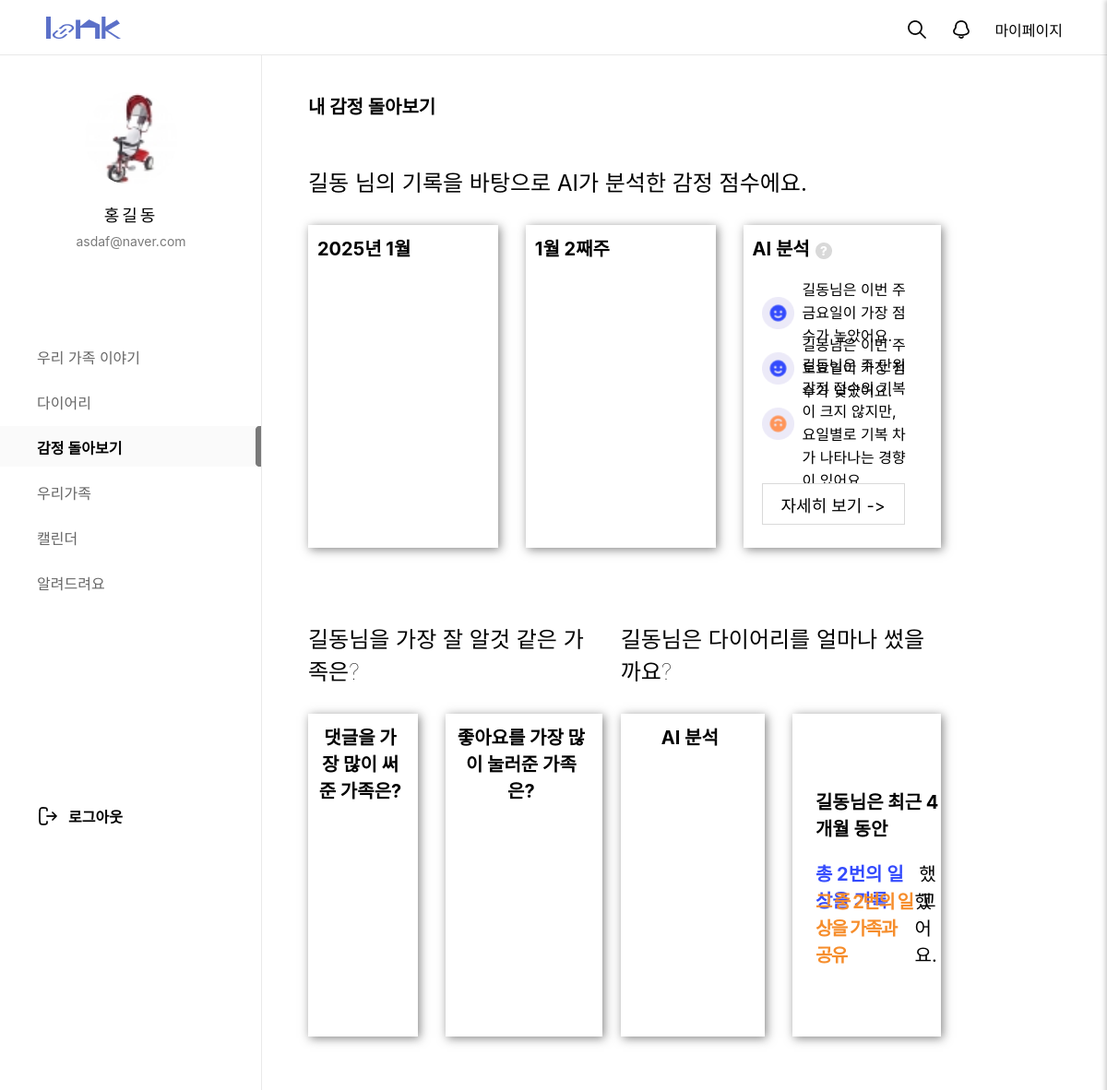
/emotion/main/ (signed in), run on an earlier commit of the app's database.
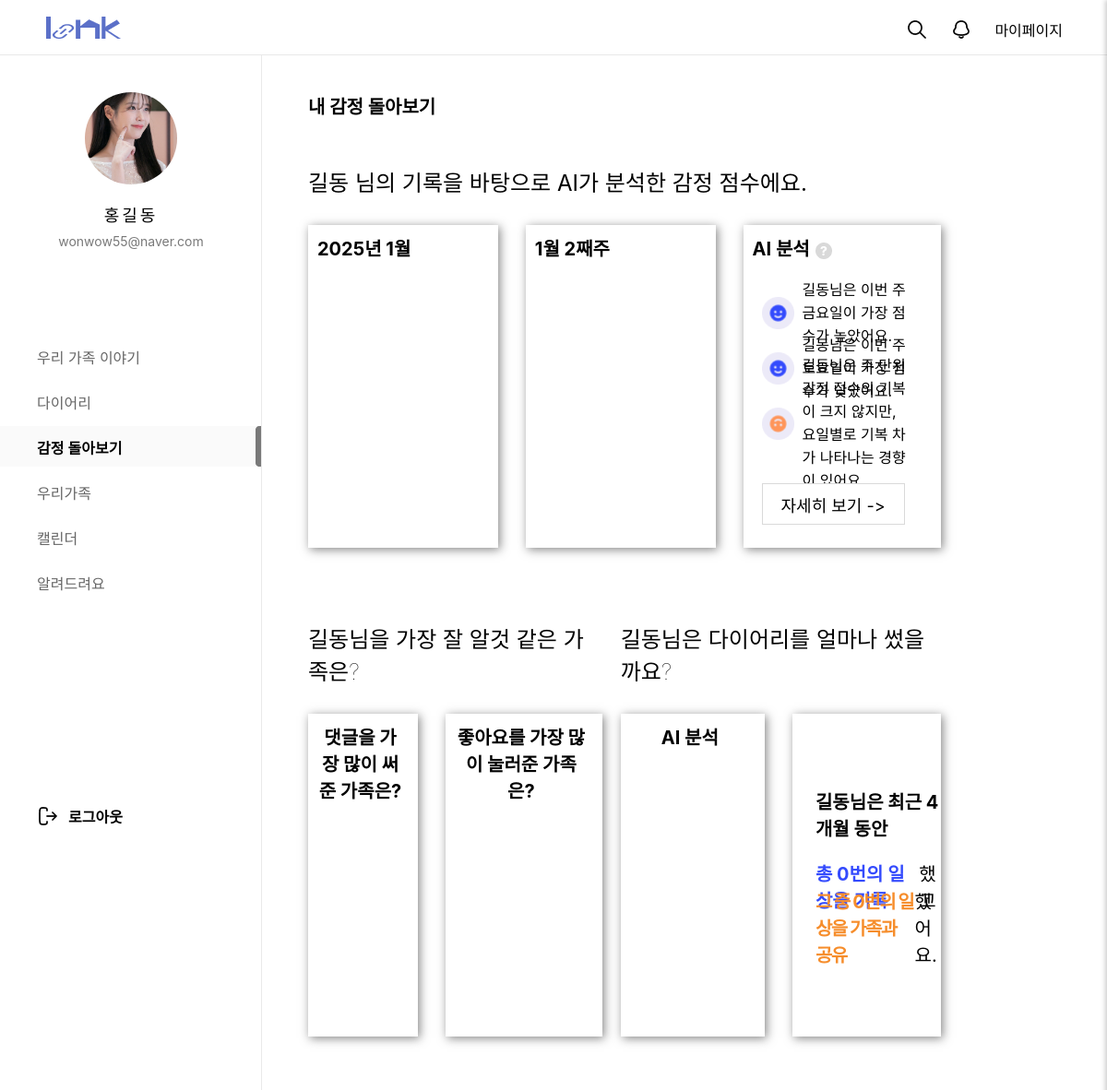
And on a later commit of the database.
### mypage/models.py (models this page shows, shortened)
class Img(models.Model):
  id = models.CharField(max_length=50, primary_key=True)  # 고유한 ID
  img = models.ImageField(upload_to='images/', null=True, blank=True, default='../static/images/calendar1/default_profile.png')  # 디폴트 이미지 설정

### loginpage/models.py (models this page shows, shortened)
class Member(models.Model):
  id = models.CharField(max_length=50,primary_key=True)
  pw = models.CharField(max_length=100)
  name = models.CharField(max_length=100)
  nicName = models.CharField(max_length=100,default='123')
  mail = models.EmailField(max_length=100)
  birthday = models.CharField(max_length=50)
  gender = models.CharField(max_length=10,choices=[('남자', '남자'), ('여자', '여자')])
  mdate = models.DateTimeField(auto_now=True)
  created_group = models.OneToOneField(
        'diary.GroupDiary',  # '앱이름.모델이름' 형식
        on_delete=models.SET_NULL,
        null=True,
        blank=True,
        related_name='creator'
    )
  joined_group = models.ForeignKey(
        'diary.GroupDiary',  # '앱이름.모델이름' 형식
        on_delete=models.SET_NULL,
        null=True,
        blank=True,
        related_name='members'
    )

### emotion/views.py (the view)
# urls.py: path('', views.main, name="main"),
def main(request):
  id = request.session['session_id']
  mem = Member.objects.filter(id = id )
  qb = Img.objects.filter(id=id).first()
  name = mem[0].name
  current_date = datetime.today()
  year = current_date.year
  month = current_date.month
  first_day_of_month = current_date.replace(day=1)
  days_into_month = (current_date - first_day_of_month).days
  week_number = (days_into_month // 7) + 1
  data, total_value, total_value2 = get_data5(id)
  context = {
      'mem_info':mem[0],
      'year':year,
      'month':month,
      'week':week_number,
      'name':name[1:],
      'total_value':total_value,
      'total_value2':total_value2,
      'my_img':qb,
      }
  return render(request, 'e_main.html', context)

### emotion/templates/e_main.html (shortened to what this page needs)
{% extends 'main_navi_base.html' %}
{% load static %}
  {% block profill-block%}
  <div id="user_profile">
    <div id="pimg">
      <img src="{{ my_img.img.url }}" alt="">
    </div>
    <p id="uName" >{{mem_info.name}}</p>
    <p id="uEmail">{{mem_info.mail}}</p>
  </div>
		<nav id="menu">
			<ul>
				<a href="/main/index/"><li class="menu_item">우리 가족 이야기</li></a>
				<a href="/diary/diaryHome/"><li class="menu_item">다이어리</li></a>
				<a href="/emotion/main/"><li class="menu_item active">감정 돌아보기</li></a>
				<a href="/family1/fam/"><li class="menu_item">우리가족</li></a>
				<a href="/calendar1/cal/"><li class="menu_item">캘린더</li></a>
				<a href="/customer/"><li class="menu_item">알려드려요</li></a>
			</ul>
		</nav>
  {% endblock profill-block%}
  {% block container-block%}
  <div id="container">
    <div id="emotion_top">
      <h2>내 감정 돌아보기</h2>
    </div>
    <div id="emotion_main_top">
      <p>{{name}} 님의 기록을 바탕으로 AI가 분석한 감정 점수에요.</p>
      <div class="emotion_main_graph">
        <div class="emotion_graph_m">
          <div class="graph_r_title">
            <span>{{year}}년 {{month}}월</span>
          </div>
          <div class='emotion_graph_mm'></div>
        </div>
        <div class="emotion_graph_w">
          <div class="graph_r_title">
            <span>{{month}}월 {{week}}째주</span>
          </div>
          <div class='emotion_graph_ww'></div>
        </div>
        <div class="emotion_graph_r">
          <div class="graph_r_title">
            <span>AI 분석</span><img src="/static/images/emotion/q.png" alt="">
          </div>
          <div class="graph_r_content">
            <ul class="emoji">
              <li><img src="/static/images/emotion/good.png" alt=""></li>
              <li><img src="/static/images/emotion/good.png" alt=""></li>
              <li><img src="/static/images/emotion/bad.png" alt=""></li>
            </ul>
            <ul class="comment">
              <li>{{name}}님은 이번 주 금요일이 가장 점수가 높았어요.</li>
              <li>{{name}}님은 이번 주 토요일이 가장 점수가 낮았어요.</li>
              <li>{{name}}님은 주 단위 감정 점수의 기복이 크지 않지만, 요일별로 기복
                차가 나타나는 경향이 있어요.</li>
            </ul>
          </div>
          <button type="button"><a href="/emotion/report/">자세히 보기 -></a></button>
        </div>
      </div>
    </div>
    <div id="emotion_main_bottom">
      <div id="emotion_main_bottom_left">
        <span>{{name}}님을 가장 잘 알것 같은 가족은?</span>
        <div class="emotion_main_graph">
          <div class="family_graph_r">
            <div class="graph_r_title">
              <span>댓글을 가장 많이 써준 가족은?</span>
            </div>
            <div class='family_graph_rr'></div>
            <div class='family_graph_rrr'></div>
          </div>
          <div class="family_graph_l">
            <div class="graph_r_title">
              <span>좋아요를 가장 많이 눌러준 가족은?</span>
            </div>
            <div class='family_graph_ll'></div>
          </div>
        </div>
      </div>
      <div id="emotion_main_bottom_right">
        <span>{{name}}님은 다이어리를 얼마나 썼을까요?</span>
        <div class="emotion_main_graph">
          <div class="personal_graph">
            <div class="graph_r_title">
              <span>AI 분석</span>
            </div>
            <div class='personal_graphh'></div>
          </div>
          <div class="personal_graph_r">
            <p style='font-size: 20px; font-weight: bold;'>{{name}}님은 최근 4개월 동안</p><br/>
            <div><p style="color: #344BFD; font-size: 20px; font-weight: bold;">총 {{total_value}}번의 일상을 기록</p><p style="font-size: 20px;">했고</p></div>
            <div><p style="color: #F68D2B; font-size: 20px; font-weight: bold; letter-spacing: -1.5px;">그 중 {{total_value2}}번의 일상을 가족과 공유</p><p style="font-size: 20px;">했어요.</p></div>
          </div>
        </div>
      </div>
    </div>
  </div>
  {% endblock container-block%}

What changed in the data, as far as the page shows it:
changed Img: img: a different picture
changed Member "홍길동": mail "asdaf@naver.com" → "wonwow55@naver.com"
Also different on the page:
{{ total_value }}: "2" → "0"
{{ total_value2 }}: "2" → "0"
